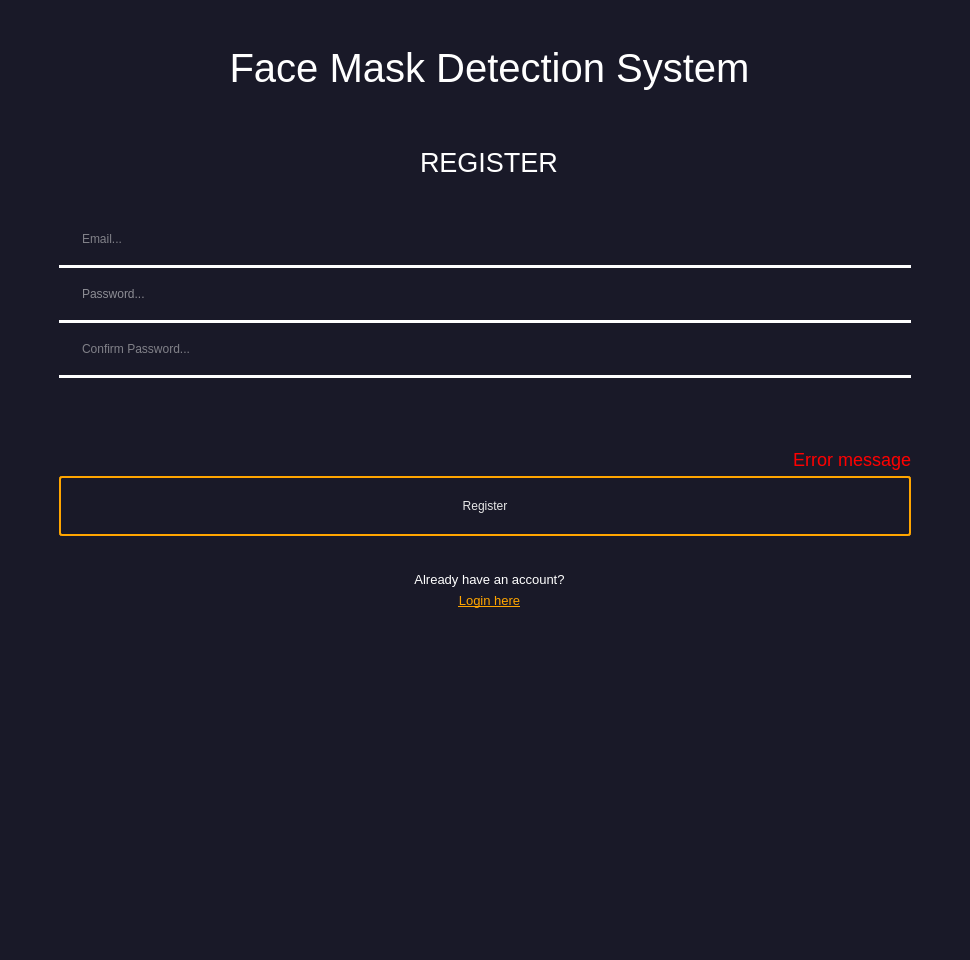
<?xml version="1.0" encoding="UTF-8"?>
<ui version="4.0">
 <class>Form</class>
 <widget class="QWidget" name="Form">
  <property name="geometry">
   <rect>
    <x>0</x>
    <y>0</y>
    <width>970</width>
    <height>960</height>
   </rect>
  </property>
  <property name="windowTitle">
   <string>Form</string>
  </property>
  <layout class="QVBoxLayout" name="verticalLayout" stretch="0">
   <property name="leftMargin">
    <number>0</number>
   </property>
   <property name="topMargin">
    <number>0</number>
   </property>
   <property name="rightMargin">
    <number>0</number>
   </property>
   <property name="bottomMargin">
    <number>0</number>
   </property>
   <item>
    <layout class="QHBoxLayout" name="horizontalLayout_3" stretch="1">
     <property name="spacing">
      <number>0</number>
     </property>
     <item>
      <widget class="QWidget" name="widget" native="true">
       <property name="maximumSize">
        <size>
         <width>16777215</width>
         <height>16777215</height>
        </size>
       </property>
       <property name="styleSheet">
        <string notr="true">.QWidget{background-color: rgb(25,25, 40);}</string>
       </property>
       <layout class="QVBoxLayout" name="verticalLayout_2">
        <property name="leftMargin">
         <number>9</number>
        </property>
        <property name="topMargin">
         <number>0</number>
        </property>
        <property name="rightMargin">
         <number>0</number>
        </property>
        <property name="bottomMargin">
         <number>0</number>
        </property>
        <item>
         <layout class="QVBoxLayout" name="verticalLayout_3">
          <property name="topMargin">
           <number>15</number>
          </property>
          <item>
           <spacer name="verticalSpacer_3">
            <property name="orientation">
             <enum>Qt::Vertical</enum>
            </property>
            <property name="sizeType">
             <enum>QSizePolicy::Preferred</enum>
            </property>
            <property name="sizeHint" stdset="0">
             <size>
              <width>20</width>
              <height>10</height>
             </size>
            </property>
           </spacer>
          </item>
          <item alignment="Qt::AlignHCenter">
           <widget class="QLabel" name="label_6">
            <property name="maximumSize">
             <size>
              <width>250</width>
              <height>250</height>
             </size>
            </property>
            <property name="text">
             <string/>
            </property>
            <property name="pixmap">
             <pixmap>icons/mask_icon.png</pixmap>
            </property>
            <property name="scaledContents">
             <bool>true</bool>
            </property>
            <property name="alignment">
             <set>Qt::AlignCenter</set>
            </property>
           </widget>
          </item>
          <item>
           <widget class="QLabel" name="label_7">
            <property name="styleSheet">
             <string notr="true">color:rgb(255, 255, 255); font-size:30pt; text-align: center;</string>
            </property>
            <property name="text">
             <string>Face Mask Detection System</string>
            </property>
            <property name="alignment">
             <set>Qt::AlignCenter</set>
            </property>
           </widget>
          </item>
          <item>
           <spacer name="verticalSpacer_4">
            <property name="orientation">
             <enum>Qt::Vertical</enum>
            </property>
            <property name="sizeType">
             <enum>QSizePolicy::Preferred</enum>
            </property>
            <property name="sizeHint" stdset="0">
             <size>
              <width>20</width>
              <height>50</height>
             </size>
            </property>
           </spacer>
          </item>
          <item alignment="Qt::AlignHCenter">
           <widget class="QLabel" name="label">
            <property name="styleSheet">
             <string notr="true">color:rgb(255, 255, 255); font-size:20pt; text-align: center;</string>
            </property>
            <property name="text">
             <string>REGISTER</string>
            </property>
           </widget>
          </item>
          <item>
           <layout class="QFormLayout" name="formLayout_2">
            <property name="leftMargin">
             <number>50</number>
            </property>
            <property name="topMargin">
             <number>35</number>
            </property>
            <property name="rightMargin">
             <number>59</number>
            </property>
            <item row="0" column="0">
             <widget class="QLabel" name="label_2">
              <property name="styleSheet">
               <string notr="true">color: rgb(231, 231, 231);
font: 15pt &quot;Verdana&quot;;</string>
              </property>
              <property name="text">
               <string/>
              </property>
              <property name="pixmap">
               <pixmap>icons/mail_32x32.png</pixmap>
              </property>
             </widget>
            </item>
            <item row="0" column="1">
             <widget class="QLineEdit" name="email">
              <property name="minimumSize">
               <size>
                <width>0</width>
                <height>40</height>
               </size>
              </property>
              <property name="styleSheet">
               <string notr="true">QLineEdit {
      color: rgb(231, 231, 231);
      font: 15pt &quot;Verdana&quot;;
      border: None;
      border-bottom-color: white;
      border-radius: 10px;
      padding: 0 8px;
      background: rgb(25, 25, 40);
      selection-background-color: darkgray;
}</string>
              </property>
              <property name="placeholderText">
               <string>Email...</string>
              </property>
             </widget>
            </item>
            <item row="1" column="0" colspan="2">
             <widget class="Line" name="line">
              <property name="styleSheet">
               <string notr="true">border: 2px solid white;</string>
              </property>
              <property name="orientation">
               <enum>Qt::Horizontal</enum>
              </property>
             </widget>
            </item>
            <item row="2" column="0">
             <widget class="QLabel" name="label_3">
              <property name="styleSheet">
               <string notr="true">color: rgb(231, 231, 231);
font: 15pt &quot;Verdana&quot;;</string>
              </property>
              <property name="text">
               <string/>
              </property>
              <property name="pixmap">
               <pixmap>icons/lock_32x32.png</pixmap>
              </property>
             </widget>
            </item>
            <item row="2" column="1">
             <widget class="QLineEdit" name="password">
              <property name="minimumSize">
               <size>
                <width>0</width>
                <height>40</height>
               </size>
              </property>
              <property name="styleSheet">
               <string notr="true">QLineEdit {
      color: white;
      font: 15pt &quot;Verdana&quot;;
      border: None;
      border-bottom-color: white;
      border-radius: 10px;
      padding: 0 8px;
      background: rgb(25, 25, 40);
      selection-background-color: darkgray;
}</string>
              </property>
              <property name="text">
               <string/>
              </property>
              <property name="placeholderText">
               <string>Password...</string>
              </property>
             </widget>
            </item>
            <item row="3" column="0" colspan="2">
             <widget class="Line" name="line_2">
              <property name="styleSheet">
               <string notr="true">border: 2px solid white;</string>
              </property>
              <property name="orientation">
               <enum>Qt::Horizontal</enum>
              </property>
             </widget>
            </item>
            <item row="4" column="0">
             <widget class="QLabel" name="label_4">
              <property name="styleSheet">
               <string notr="true">color: rgb(231, 231, 231);
font: 15pt &quot;Verdana&quot;;</string>
              </property>
              <property name="text">
               <string/>
              </property>
              <property name="pixmap">
               <pixmap>icons/lock_32x32.png</pixmap>
              </property>
             </widget>
            </item>
            <item row="4" column="1">
             <widget class="QLineEdit" name="confirmPassword">
              <property name="minimumSize">
               <size>
                <width>0</width>
                <height>40</height>
               </size>
              </property>
              <property name="styleSheet">
               <string notr="true">QLineEdit {
      color: rgb(231, 231, 231);
      font: 15pt &quot;Verdana&quot;;
      border: None;
      border-bottom-color: white;
      border-radius: 10px;
      padding: 0 8px;
      background: rgb(25, 25, 40);
      selection-background-color: darkgray;
}</string>
              </property>
              <property name="placeholderText">
               <string>Confirm Password...</string>
              </property>
             </widget>
            </item>
            <item row="5" column="0" colspan="2">
             <widget class="Line" name="line_3">
              <property name="styleSheet">
               <string notr="true">border: 2px solid white;</string>
              </property>
              <property name="orientation">
               <enum>Qt::Horizontal</enum>
              </property>
             </widget>
            </item>
            <item row="6" column="0" colspan="2">
             <spacer name="verticalSpacer">
              <property name="orientation">
               <enum>Qt::Vertical</enum>
              </property>
              <property name="sizeHint" stdset="0">
               <size>
                <width>20</width>
                <height>40</height>
               </size>
              </property>
             </spacer>
            </item>
            <item row="8" column="0" colspan="2">
             <widget class="QPushButton" name="registerButton">
              <property name="minimumSize">
               <size>
                <width>0</width>
                <height>60</height>
               </size>
              </property>
              <property name="cursor">
               <cursorShape>PointingHandCursor</cursorShape>
              </property>
              <property name="styleSheet">
               <string notr="true">color: rgb(231, 231, 231);
font: 17pt &quot;Verdana&quot;;
border: 2px solid orange;
padding: 5px;
border-radius: 3px;
opacity: 200;
</string>
              </property>
              <property name="text">
               <string>Register</string>
              </property>
              <property name="default">
               <bool>false</bool>
              </property>
              <property name="flat">
               <bool>false</bool>
              </property>
             </widget>
            </item>
            <item row="7" column="0" colspan="2">
             <widget class="QLabel" name="errorMessage">
              <property name="styleSheet">
               <string notr="true">color: red;
font-size: 18px</string>
              </property>
              <property name="text">
               <string>Error message</string>
              </property>
              <property name="alignment">
               <set>Qt::AlignRight|Qt::AlignTrailing|Qt::AlignVCenter</set>
              </property>
             </widget>
            </item>
           </layout>
          </item>
          <item>
           <widget class="QLabel" name="label_5">
            <property name="font">
             <font>
              <pointsize>10</pointsize>
             </font>
            </property>
            <property name="styleSheet">
             <string notr="true">color: white;
padding-top: 30px;</string>
            </property>
            <property name="text">
             <string>Already have an account?</string>
            </property>
            <property name="alignment">
             <set>Qt::AlignCenter</set>
            </property>
           </widget>
          </item>
          <item>
           <widget class="QPushButton" name="loginhereButton">
            <property name="font">
             <font>
              <pointsize>10</pointsize>
              <underline>true</underline>
             </font>
            </property>
            <property name="cursor">
             <cursorShape>PointingHandCursor</cursorShape>
            </property>
            <property name="styleSheet">
             <string notr="true">color: orange;
border: 0px;
border-radius: 3px;
opacity: 200;
text-decoration: underline;</string>
            </property>
            <property name="text">
             <string>Login here</string>
            </property>
           </widget>
          </item>
          <item>
           <spacer name="verticalSpacer_2">
            <property name="orientation">
             <enum>Qt::Vertical</enum>
            </property>
            <property name="sizeHint" stdset="0">
             <size>
              <width>20</width>
              <height>40</height>
             </size>
            </property>
           </spacer>
          </item>
         </layout>
        </item>
       </layout>
      </widget>
     </item>
    </layout>
   </item>
  </layout>
 </widget>
 <resources>
  <include location="icons.qrc"/>
 </resources>
 <connections/>
</ui>
